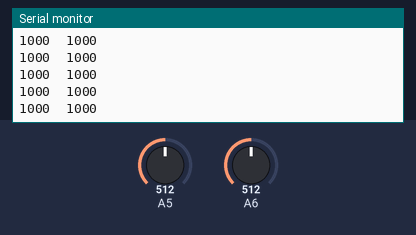
Bench run of a sketch on a simulated Arduino Nano, built with avr-gcc and run on an emulated ATmega328P. On the bench: the last lines printed to the serial monitor. The test bench sets the inputs (shaded band); at power-on: A5 = 512, A6 = 512.

Above: at 1.2 s.
1.3 s: A5 set to 716
At 1.31 s:
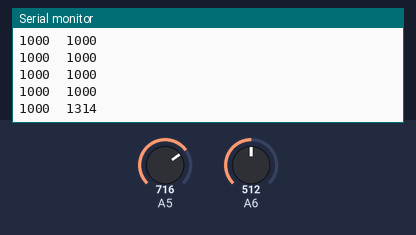
2.8 s: A6 set to 716
At 2.82 s:
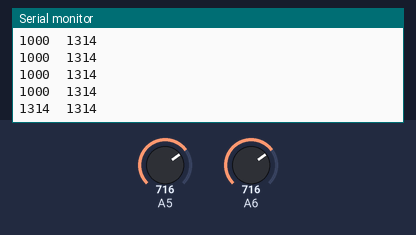
4.3 s: A5 set to 900
At 4.33 s:
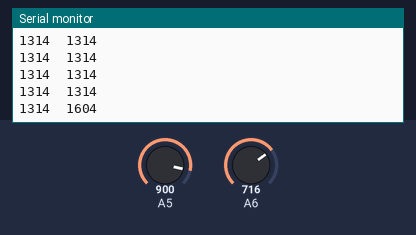
5.8 s: A6 set to 900
At 5.84 s:
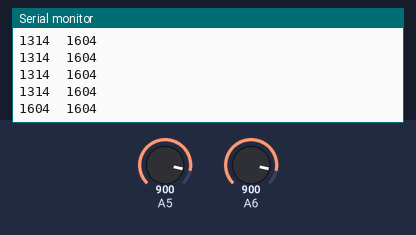
Timing chart, 0 to 8.3 s (numbered marks = the images above; inputs shaded):
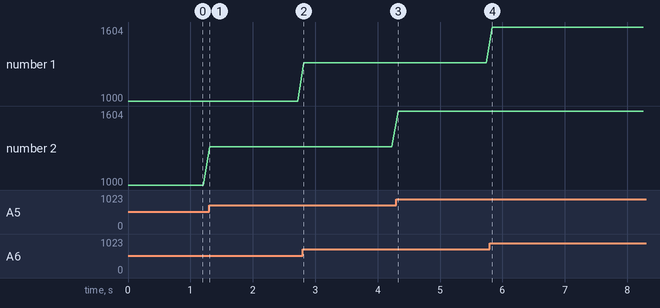

Measured:
- after the input at 1.3 s, the serial monitor: prints a new line at once (image 1)
- after the input at 2.8 s, the serial monitor: prints a new line at once (image 2)
- after the input at 4.3 s, the serial monitor: prints a new line at once (image 3)
- after the input at 5.8 s, the serial monitor: prints a new line at once (image 4)
- plotted number 2: 1000 → 1314 after the input at 1.3 s, 1314 → 1604 after the input at 4.3 s

The sketch:

sensor.ino
```cpp
void setup()
{
  Serial.begin(9600);
}
void loop()
{
  int p1=0,p2=0;
  p1=analogRead(A6);
  p2=analogRead(A5);
  Serial.print(p1,OCT);
  Serial.print("\t");
  Serial.println(p2,OCT);
  delay(100);
}
```
